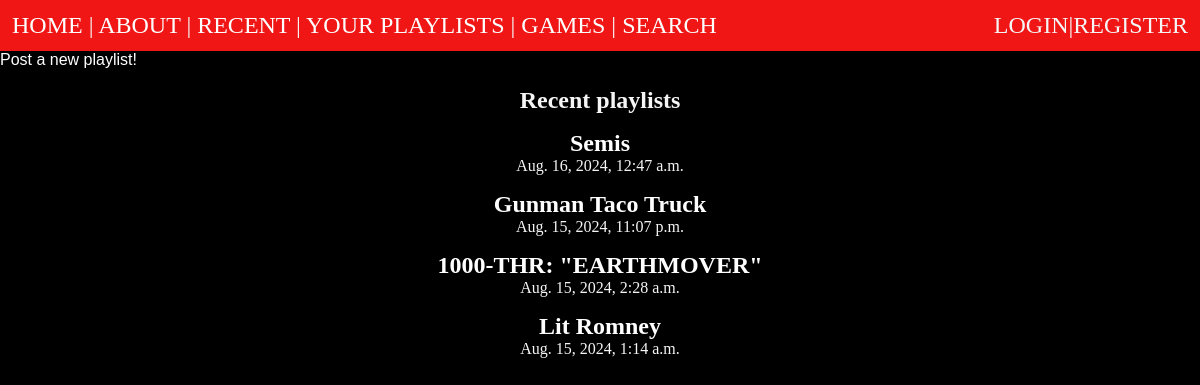
/posts/, run on the app's committed database.
### posts/models.py (models this page shows, shortened)
class Playlist(models.Model):
    title = models.CharField(max_length=50)
    caption = models.TextField()
    description = models.TextField(default="Why is this playlist awesome for this game?")
    bannerUrl = models.TextField(default = "if youre seeing this there is an error, start at posts/models.py")
    playlistId = models.CharField(max_length=200, default = "")
    slug = models.SlugField()
    date = models.DateTimeField(auto_now_add=True)
    author = models.ForeignKey(User, on_delete=models.CASCADE, default = None)
    songs = models.JSONField(default=dict)

### posts/views.py (the view)
# urls.py: path('', views.posts_list, name="list"),
def posts_list(request):
    return render(request, 'posts/posts_list.html', {'posts':Playlist.objects.all().order_by("-date"),
                                                     'heading':"Recent playlists"})

### posts/templates/posts/posts_list.html (shortened to what this page needs)
{% extends "post_layout.html" %}
{% load static %}
{% block content%}
<section>
    <h1> {{heading}} </h1>
    {% for post in posts%}
        <article class="post">
            <h2>
                <a href ={% url 'posts:page' slug=post.slug %} >{{post.title}} </a>
            </h2>
            <p> {{post.date}}</p>
        </article>
    {%endfor%}
</section>
{% endblock %}

### static/css/layout.css (style rules this page uses)
* { margin:0; padding:0; box-sizing: border-box; }
body { background-color: rgb(0, 0, 0); text-align: center; nav-down: auto; flex-flow:column; color: whitesmoke; }
p { font-size: medium; }
a { text-decoration: none; color: rgb(255, 255, 255); }
h1,p { text-align: center; }

### static/css/posts.css (style rules this page uses)
.post { padding-top: 1rem; }

### data on the page
Playlist: title "Semis", date "Aug. 16, 2024, 12:47 a.m."
Playlist: title "Gunman Taco Truck", date "Aug. 15, 2024, 11:07 p.m."
Playlist: title "1000-THR: \"EARTHMOVER\"", date "Aug. 15, 2024, 2:28 a.m."
Playlist: title "Lit Romney", date "Aug. 15, 2024, 1:14 a.m."

### other printed values
{{ heading }} "Recent playlists"
